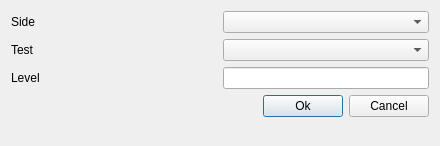
<?xml version="1.0" encoding="UTF-8"?>
<ui version="4.0">
 <class>AudiometerManualEntryForm</class>
 <widget class="QDialog" name="AudiometerManualEntryForm">
  <property name="geometry">
   <rect>
    <x>0</x>
    <y>0</y>
    <width>440</width>
    <height>146</height>
   </rect>
  </property>
  <property name="windowTitle">
   <string>Dialog</string>
  </property>
  <layout class="QVBoxLayout" name="verticalLayout">
   <item>
    <layout class="QHBoxLayout" name="horizontalLayout_4">
     <item>
      <widget class="QLabel" name="sideLabel">
       <property name="text">
        <string>Side</string>
       </property>
      </widget>
     </item>
     <item>
      <widget class="QComboBox" name="sideComboBox"/>
     </item>
    </layout>
   </item>
   <item>
    <layout class="QHBoxLayout" name="horizontalLayout">
     <item>
      <widget class="QLabel" name="testLabel">
       <property name="sizePolicy">
        <sizepolicy hsizetype="MinimumExpanding" vsizetype="Preferred">
         <horstretch>0</horstretch>
         <verstretch>0</verstretch>
        </sizepolicy>
       </property>
       <property name="text">
        <string>Test</string>
       </property>
      </widget>
     </item>
     <item>
      <widget class="QComboBox" name="testComboBox">
       <property name="sizePolicy">
        <sizepolicy hsizetype="Expanding" vsizetype="Fixed">
         <horstretch>0</horstretch>
         <verstretch>0</verstretch>
        </sizepolicy>
       </property>
      </widget>
     </item>
    </layout>
   </item>
   <item>
    <layout class="QHBoxLayout" name="horizontalLayout_2">
     <item>
      <widget class="QLabel" name="levelLabel">
       <property name="sizePolicy">
        <sizepolicy hsizetype="MinimumExpanding" vsizetype="Preferred">
         <horstretch>0</horstretch>
         <verstretch>0</verstretch>
        </sizepolicy>
       </property>
       <property name="text">
        <string>Level</string>
       </property>
      </widget>
     </item>
     <item>
      <widget class="QLineEdit" name="levelLineEdit"/>
     </item>
    </layout>
   </item>
   <item>
    <layout class="QHBoxLayout" name="horizontalLayout_3">
     <item>
      <spacer name="horizontalSpacer">
       <property name="orientation">
        <enum>Qt::Horizontal</enum>
       </property>
       <property name="sizeHint" stdset="0">
        <size>
         <width>40</width>
         <height>20</height>
        </size>
       </property>
      </spacer>
     </item>
     <item>
      <widget class="QPushButton" name="okButton">
       <property name="text">
        <string>Ok</string>
       </property>
      </widget>
     </item>
     <item>
      <widget class="QPushButton" name="cancelButton">
       <property name="text">
        <string>Cancel</string>
       </property>
      </widget>
     </item>
    </layout>
   </item>
   <item>
    <spacer name="verticalSpacer">
     <property name="orientation">
      <enum>Qt::Vertical</enum>
     </property>
     <property name="sizeHint" stdset="0">
      <size>
       <width>20</width>
       <height>40</height>
      </size>
     </property>
    </spacer>
   </item>
  </layout>
 </widget>
 <resources/>
 <connections/>
</ui>
